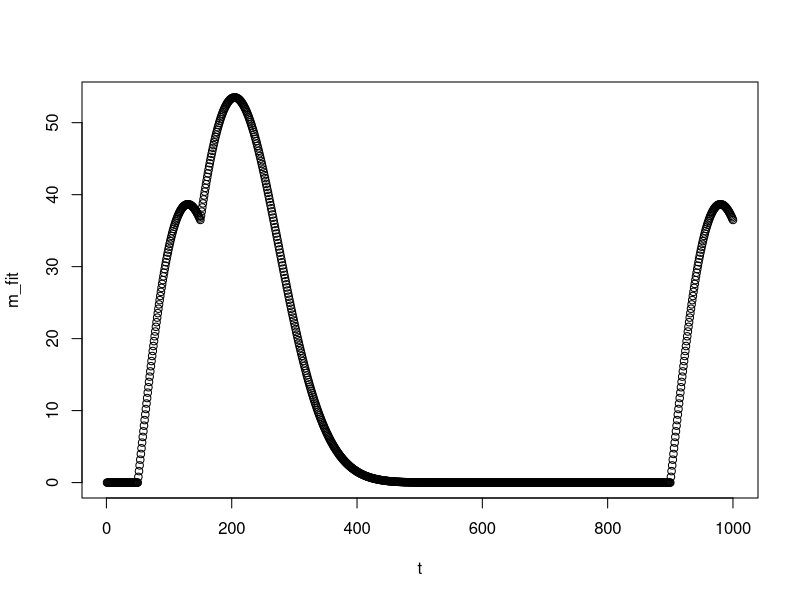

Reproduce this figure in R.
Gm = function(t) {
  b = 80
  k = 5100
  p = -(t ^ 2) / (2 * b ^ 2)
  return(k * t / (b * b) * exp(p))
}

Gin_At_m = function(t, tm)
{
  u = 0
  if (t > tm)
  {
    u = 1
  }
  return(u * Gm(t - tm))
}

Gin = function(t) {
  
  first_stage = Gin_At_m(t, 50)
  second_stage = Gin_At_m(t, 150)
  third_stage = Gin_At_m(t, 900)
  
  return(first_stage + second_stage + third_stage)
}

total = 1000
t = rep(0,total)
m_fit = rep(0, total)
for (i in 1:total) {
  t[i] = i
  m_fit[i] = Gin(i)
}

plot(t, m_fit)